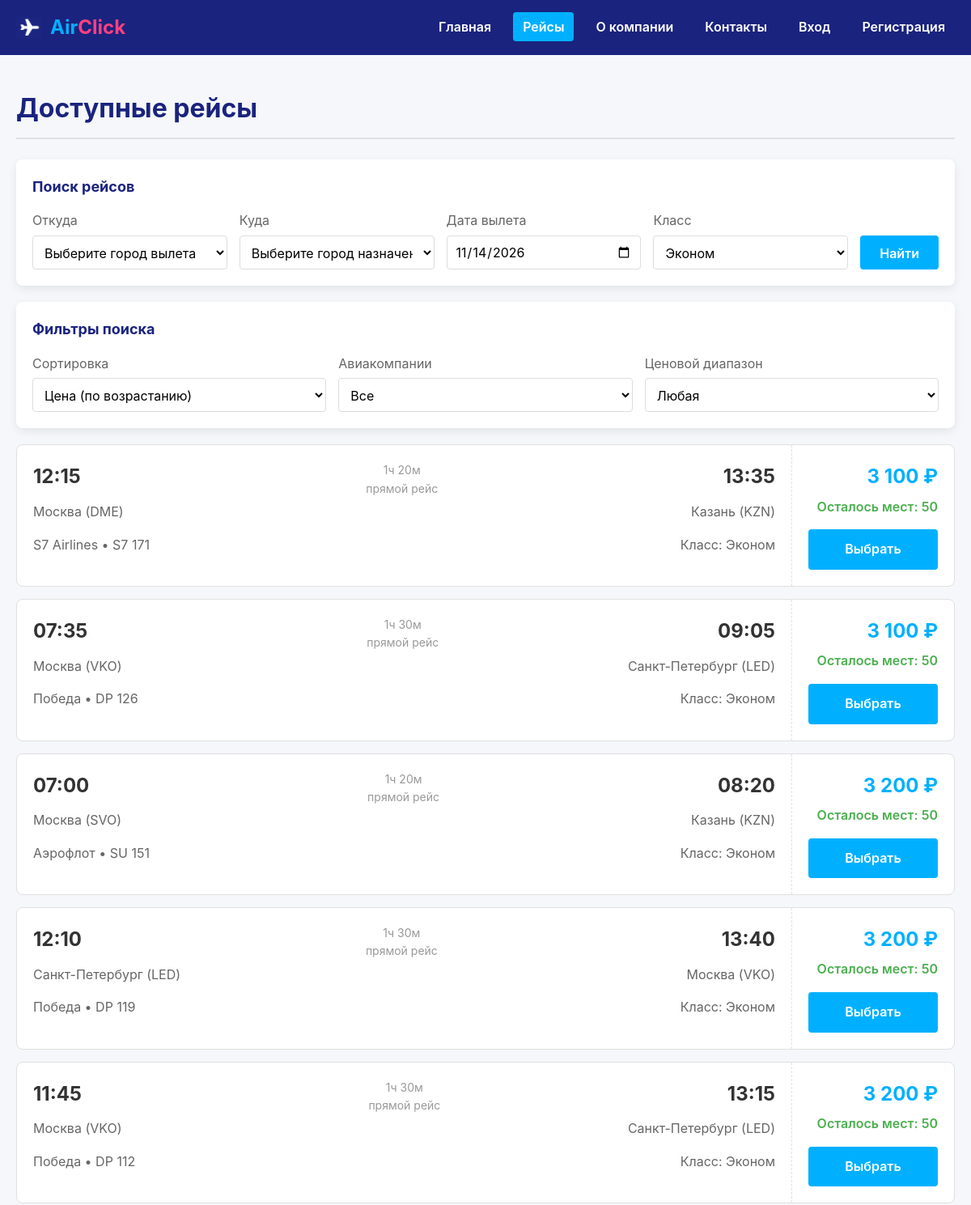
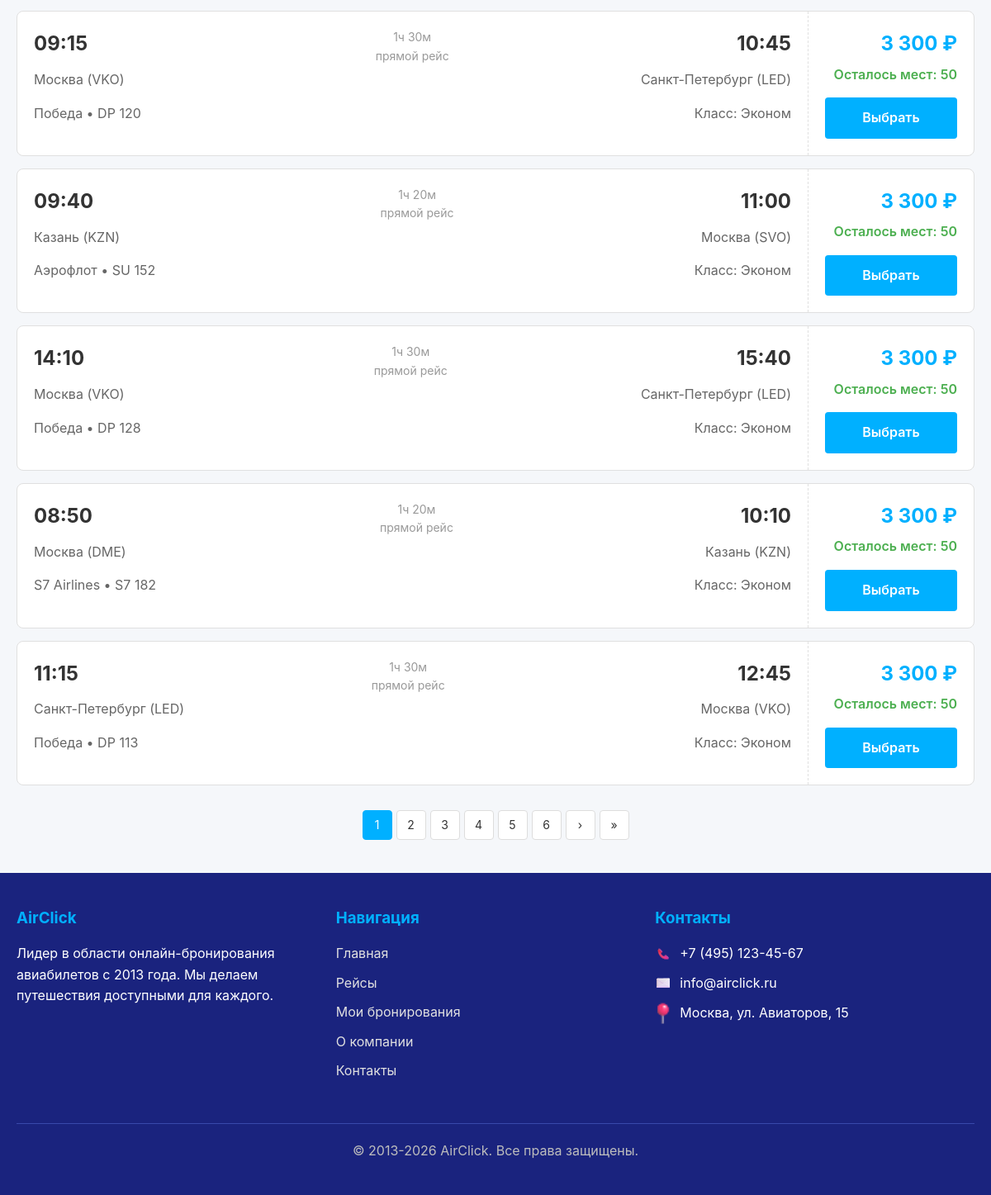
Page /flights.php on the committed database (2 pictures, top to bottom).
### tables this page shows
CREATE TABLE flights (
    id               INT PRIMARY KEY AUTO_INCREMENT,
    from_city        VARCHAR(100)   NOT NULL,
    to_city          VARCHAR(100)   NOT NULL,
    departure_time   CHAR(5)        NOT NULL,
    arrival_time     CHAR(5)        NOT NULL,
    duration         VARCHAR(20)    NOT NULL,
    duration_min     INT            NOT NULL,
    airline          VARCHAR(100)   NOT NULL,
    flight_number    VARCHAR(20)    NOT NULL,
    aircraft         VARCHAR(50)    NOT NULL,
    price            DECIMAL(10,2)  NOT NULL,
    stops            VARCHAR(100)   NULL,
    INDEX idx_from  (from_city),
    INDEX idx_to    (to_city),
    INDEX idx_price (price)
);

### php/flights.php (called while the page is built, shortened)
<?php
require_once 'db.php';
$departure = $_GET['departure'] ?? date('Y-m-d');
$class = $_GET['class'] ?? 'economy';
$sort = $_GET['sort'] ?? 'price_asc';
$airline = $_GET['airlines'] ?? 'all';
$price_range = $_GET['price_range'] ?? 'all';
$sql = "SELECT f.*, (f.price * fc.coefficient) AS final_price, fc.name AS class_name,
        (SELECT COUNT(*) FROM passengers p
        JOIN bookings b ON p.booking_id = b.id
        WHERE b.flight_id = f.id AND b.class = ? AND b.departure_date = ? AND b.status IN ('active', 'confirmed')) AS booked_seats
        FROM flights f
        JOIN fare_classes fc ON fc.code = ?
        WHERE 1=1
        AND STR_TO_DATE(CONCAT(?, ' ', f.departure_time), '%Y-%m-%d %H:%i') > DATE_ADD(NOW(), INTERVAL 2 HOUR)";
$params = [$class, $departure, $class, $departure];
$types = 'ssss';
switch ($sort) {
    default: $sql .= " ORDER BY final_price ASC"; break;
}
$limit = 10;
$page = isset($_GET['page']) ? (int)$_GET['page'] : 1;
$offset = ($page - 1) * $limit;
$sql_count = "SELECT COUNT(*) as total FROM flights f JOIN fare_classes fc ON fc.code = ? WHERE 1=1
    AND STR_TO_DATE(CONCAT(?, ' ', f.departure_time), '%Y-%m-%d %H:%i') > DATE_ADD(NOW(), INTERVAL 2 HOUR)";
$params_count = [$class, $departure];
$types_count = 'ss';
$stmt_count = mysqli_prepare($connect, $sql_count);
mysqli_stmt_bind_param($stmt_count, $types_count, ...$params_count);
mysqli_stmt_execute($stmt_count);
$total_flights = mysqli_fetch_assoc(mysqli_stmt_get_result($stmt_count))['total'];
$total_pages = ceil($total_flights / $limit);
$sql .= " LIMIT ? OFFSET ?";
$params[] = $limit;
$params[] = $offset;
$types .= 'ii';
$stmt = mysqli_prepare($connect, $sql);
mysqli_stmt_bind_param($stmt, $types, ...$params);
mysqli_stmt_execute($stmt);
$flights = mysqli_fetch_all(mysqli_stmt_get_result($stmt), MYSQLI_ASSOC);
$limits = ['economy' => 50, 'business' => 20, 'first' => 5];
?>

### flights.php (the view, shortened to what this page needs)
<?php require_once 'php/flights.php'; ?>
<!DOCTYPE html>
<html lang="ru">
<head>
    <link rel="stylesheet" href="css/style.css">
</head>
<body>
    <header>
        <a href="index.php" class="logo">
            <img src="img/logo-plane.png" alt="AirClick">
            <span>Air</span><span>Click</span>
        </a>
        <nav>
            <ul>
                <li><a href="index.php">Главная</a></li>
                <li><a href="flights.php" class="active">Рейсы</a></li>
                <li><a href="about.php">О компании</a></li>
                <li><a href="contacts.php">Контакты</a></li>
                <?php if (isset($_SESSION['user_id'])): ?>
                    <li class="nav-dropdown">
                        <a href="#">Личный кабинет ▼</a>
                        <div class="nav-dropdown-content">
                            <a href="profile.php">Профиль</a>
                            <a href="my-bookings.php">Мои бронирования</a>
                            <?php if ($_SESSION['user_role'] === 'admin'): ?>
                                <a href="admin.php" style="color: #ff4081;">Админ-панель</a>
                            <?php endif; ?>
                            <a href="php/logout.php">Выход</a>
                        </div>
                    </li>
                <?php else: ?>
                    <li><a href="authy.php">Вход</a></li>
                    <li><a href="reg.php">Регистрация</a></li>
                <?php endif; ?>
            </ul>
        </nav>
    </header>
    <main>
        <h1 class="page-title">Доступные рейсы</h1>
        <div class="search-form-box">
            <h3>Поиск рейсов</h3>
            <form action="flights.php" method="GET" class="search-grid">
                <div class="input-group">
                    <label>Откуда</label>
                    <select name="from">
                        <option value="">Выберите город вылета</option>
                    </select>
                </div>
                <div class="input-group">
                    <label>Куда</label>
                    <select name="to">
                        <option value="">Выберите город назначения</option>
                    </select>
                </div>
                <div class="input-group">
                    <label>Дата вылета</label>
                    <input type="date" name="departure" id="depDate" value="<?= htmlspecialchars($departure ?? '') ?>" required>
                </div>
                <div class="input-group">
                    <label>Класс</label>
                    <select name="class">
                        <option value="economy" <?= ($class ?? '') === 'economy' ? 'selected' : '' ?>>Эконом</option>
                    </select>
                </div>
                <div class="input-group">
                    <button type="submit" class="btn btn-block">Найти</button>
                </div>
            </form>
        </div>
        <div class="search-form-box">
            <h3>Фильтры поиска</h3>
            <form action="flights.php" method="GET" class="filter-grid">
                <div class="input-group">
                    <label>Сортировка</label>
                    <select name="sort" onchange="this.form.submit()">
                        <option value="price_asc" <?= ($sort ?? '') === 'price_asc' ? 'selected' : '' ?>>Цена (по возрастанию)</option>
                    </select>
                </div>
                <div class="input-group">
                    <label>Авиакомпании</label>
                    <select name="airlines" onchange="this.form.submit()">
                        <option value="all" <?= ($airline ?? '') === 'all' ? 'selected' : '' ?>>Все</option>
                    </select>
                </div>
                <div class="input-group">
                    <label>Ценовой диапазон</label>
                    <select name="price_range" onchange="this.form.submit()">
                        <option value="all" <?= ($price_range ?? '') === 'all' ? 'selected' : '' ?>>Любая</option>
                    </select>
                </div>
            </form>
        </div>
        <div class="flight-list mt-20">
            <?php if (empty($flights)): ?>
                <div class="card text-center">
                    <h2>Рейсы не найдены</h2>
                </div>
            <?php else: ?>
                <?php foreach ($flights as $f):
                    $max = $limits[$class] ?? 50;
                    $avail = max(0, $max - $f['booked_seats']);
                ?>
                    <div class="flight-card">
                        <div class="flight-card-left">
                            <div class="flight-time-row">
                                <div class="flight-time-value"><?= $f['departure_time'] ?></div>
                                <div class="flight-duration-info">
                                    <div><?= $f['duration'] ?></div>
                                    <div><?= $f['stops'] ?: 'прямой рейс' ?></div>
                                </div>
                                <div class="flight-time-value" style="text-align: right;"><?= $f['arrival_time'] ?></div>
                            </div>
                            <div class="flight-cities-row">
                                <div><?= htmlspecialchars($f['from_city']) ?></div>
                                <div style="text-align: right;"><?= htmlspecialchars($f['to_city']) ?></div>
                            </div>
                            <div class="flight-meta-row">
                                <div><?= htmlspecialchars($f['airline']) ?> • <?= htmlspecialchars($f['flight_number']) ?></div>
                                <div style="text-align: right;">Класс: <?= htmlspecialchars($f['class_name']) ?></div>
                            </div>
                        </div>
                        <div class="flight-card-right">
                            <div class="flight-price"><?= number_format($f['final_price'], 0, '', ' ') ?> ₽</div>
                            <div class="flight-seats <?= $avail > 0 ? 'green' : 'red' ?>">
                                <?= $avail > 0 ? "Осталось мест: $avail" : "Мест нет" ?>
                            </div>
                            <?php if ($avail > 0): ?>
                                <a href="booking.php?flight_id=<?= $f['id'] ?>&class=<?= urlencode($class) ?>&departure=<?= urlencode($departure) ?>" class="btn w-100">Выбрать</a>
                            <?php else: ?>
                                <button class="btn w-100" style="background: #ccc; cursor: not-allowed;" disabled>Нет мест</button>
                            <?php endif; ?>
                        </div>
                    </div>
                <?php endforeach; ?>
            <?php endif; ?>
        </div>
        <?php if ($total_pages > 1): ?>
            <div class="pagination">
                <?php $queryParams = $_GET; ?>
                <?php
                $start = max(1, $page - 5);
                $end = min($total_pages, $page + 5);
                for ($i = $start; $i <= $end; $i++):
                    $queryParams['page'] = $i;
                ?>
                    <?php if ($i == $page): ?>
                        <span class="active"><?= $i ?></span>
                    <?php else: ?>
                        <a href="flights.php?<?= http_build_query($queryParams) ?>"><?= $i ?></a>
                    <?php endif; ?>
                <?php endfor; ?>
                <?php if ($page < $total_pages): ?>
                    <?php $queryParams['page'] = min($total_pages, $page + 5); ?>
                    <a href="flights.php?<?= http_build_query($queryParams) ?>">›</a>
                <?php endif; ?>
                <?php if ($page < $total_pages): ?>
                    <?php $queryParams['page'] = $total_pages; ?>
                    <a href="flights.php?<?= http_build_query($queryParams) ?>">»</a>
                <?php endif; ?>
            </div>
        <?php endif; ?>
    </main>
    <footer>
        <div class="footer-section">
            <h3>AirClick</h3>
            <p>Лидер в области онлайн-бронирования авиабилетов с 2013 года. Мы делаем путешествия доступными для каждого.</p>
        </div>
        <div class="footer-section">
            <h3>Навигация</h3>
            <ul>
                <li><a href="index.php">Главная</a></li>
                <li><a href="flights.php">Рейсы</a></li>
                <li><a href="my-bookings.php">Мои бронирования</a></li>
                <li><a href="about.php">О компании</a></li>
                <li><a href="contacts.php">Контакты</a></li>
            </ul>
        </div>
        <div class="footer-section">
            <h3>Контакты</h3>
            <div class="contact-info"><img src="img/icon-phone.png" class="footer-icon" alt="Тел"> +7 (495) 123-45-67</div>
            <div class="contact-info"><img src="img/icon-email.png" class="footer-icon" alt="Email"> info@airclick.ru</div>
            <div class="contact-info"><img src="img/icon-location.png" class="footer-icon" alt="Адрес"> Москва, ул. Авиаторов, 15</div>
        </div>
        <div class="copyright">&copy; 2013-2026 AirClick. Все права защищены.</div>
    </footer>
</body>
</html>

### css/style.css (style rules this page uses)
* { margin: 0; padding: 0; box-sizing: border-box; font-family: -apple-system, BlinkMacSystemFont, 'Segoe UI', Roboto, sans-serif; }
body { display: flex; flex-direction: column; min-height: 100vh; background-color: #f5f7fa; color: #333; line-height: 1.6; }
main { flex: 1; padding: 40px max(20px, calc((100% - 1260px) / 2)); animation: fadeUp .4s ease-out; }
.mt-20 { margin-top: 20px; }
.w-100 { width: 100%; }
.btn { display: inline-block; padding: 12px 24px; background: #00b0ff; color: #fff; border: none; border-radius: 4px; font-size: 16px; font-weight: 600; cursor: pointer; text-decoration: none; text-align: center; transition: background .3s; }
.btn-block { width: 100%; }
header { display: flex; justify-content: space-between; align-items: center; background: #1a237e; padding: 15px max(20px, calc((100% - 1260px) / 2)); position: sticky; top: 0; z-index: 100; }
.logo { display: flex; align-items: center; font-size: 24px; font-weight: 700; text-decoration: none; color: #fff; }
.logo img { width: 32px; margin-right: 10px; }
.logo span:first-of-type { color: #00b0ff; }
.logo span:last-of-type { color: #ff4081; }
nav ul { display: flex; list-style: none; gap: 15px; }
nav a { text-wrap: nowrap; color: #fff; text-decoration: none; font-weight: 600; padding: 8px 12px; border-radius: 4px; transition: .3s; }
nav a:hover, nav a.active { background: rgba(255, 255, 255, .1); }
nav a.active { background: #00b0ff; }
footer { display: flex; flex-wrap: wrap; background: #1a237e; color: #fff; padding: 40px max(20px, calc((100% - 1260px) / 2)); }
.footer-section { flex: 1; min-width: 250px; margin-bottom: 20px; }
.footer-section h3 { color: #00b0ff; margin-bottom: 15px; }
.footer-section ul { list-style: none; }
.footer-section ul li { margin-bottom: 10px; }
.footer-section a { color: #e0e0e0; text-decoration: none; }
.contact-info { display: flex; align-items: center; margin-bottom: 10px; gap: 10px; }
.footer-icon { width: 20px; }
.copyright { flex-basis: 100%; text-align: center; padding-top: 20px; margin-top: 20px; border-top: 1px solid #3949ab; color: #bdbdbd; }
.page-title { color: #1a237e; margin-bottom: 25px; padding-bottom: 10px; border-bottom: 2px solid #e0e0e0; }
.search-form-box { background: #fff; border-radius: 8px; box-shadow: 0 4px 12px rgba(0, 0, 0, .08); padding: 20px; margin-bottom: 20px; }
.search-form-box h3 { color: #1a237e; margin-bottom: 15px; font-size: 18px; }
.search-grid { display: grid; grid-template-columns: 1fr 1fr 1fr 1fr auto; gap: 15px; align-items: end; }
.filter-grid { display: grid; grid-template-columns: 1fr 1fr 1fr; gap: 15px; align-items: end; }
.input-group { display: flex; flex-direction: column; }
.input-group label { font-size: 16px; color: #666; margin-bottom: 5px; }
.input-group input, .input-group select { width: 100%; padding: 10px; border: 1px solid #ddd; border-radius: 4px; font-size: 16px; background: #fff; height: 42px; }
.input-group button { height: 42px; }
.flight-card { display: flex; background: #fff; border: 1px solid #e0e0e0; border-radius: 8px; margin-bottom: 15px; overflow: hidden; }
.flight-card-left { flex: 1; padding: 20px; border-right: 1px dashed #e0e0e0; }
.flight-card-right { width: 200px; padding: 20px; display: flex; flex-direction: column; justify-content: center; align-items: flex-end; }
.flight-time-row { display: flex; justify-content: space-between; align-items: flex-start; margin-bottom: 5px; }
.flight-time-value { font-size: 24px; font-weight: 700; color: #333; }
.flight-duration-info { text-align: center; font-size: 14px; color: #999; }
.flight-cities-row { display: flex; justify-content: space-between; font-size: 16px; color: #666; margin-bottom: 15px; }
.flight-meta-row { display: flex; justify-content: space-between; font-size: 16px; color: #666; }
.flight-price { font-size: 24px; font-weight: 700; color: #00b0ff; margin-bottom: 5px; }
.flight-seats { font-size: 16px; font-weight: 600; margin-bottom: 15px; }
.flight-seats.green { color: #4caf50; }
.pagination { display: flex; justify-content: center; gap: 5px; margin-top: 30px; flex-wrap: wrap; }
.pagination a, .pagination span { display: inline-flex; align-items: center; justify-content: center; min-width: 36px; height: 36px; padding: 0 10px; border: 1px solid #ddd; border-radius: 4px; text-decoration: none; color: #333; font-size: 14px; background: #fff; transition: all 0.2s; }
.pagination .active { background: #00b0ff; color: #fff; border-color: #00b0ff; }

### rows in the picture
flights: departure_time "12:15", duration "1ч 20м", stops "прямой рейс", arrival_time "13:35", from_city "Москва (DME)", to_city "Казань (KZN)", airline "S7 Airlines", flight_number "S7 171", class_name "Эконом", final_price "3 100", avail "50"
flights: departure_time "07:35", duration "1ч 30м", stops "прямой рейс", arrival_time "09:05", from_city "Москва (VKO)", to_city "Санкт-Петербург (LED)", airline "Победа", flight_number "DP 126", class_name "Эконом", final_price "3 100", avail "50"
flights: departure_time "07:00", duration "1ч 20м", stops "прямой рейс", arrival_time "08:20", from_city "Москва (SVO)", to_city "Казань (KZN)", airline "Аэрофлот", flight_number "SU 151", class_name "Эконом", final_price "3 200", avail "50"
flights: departure_time "12:10", duration "1ч 30м", stops "прямой рейс", arrival_time "13:40", from_city "Санкт-Петербург (LED)", to_city "Москва (VKO)", airline "Победа", flight_number "DP 119", class_name "Эконом", final_price "3 200", avail "50"
flights: departure_time "11:45", duration "1ч 30м", stops "прямой рейс", arrival_time "13:15", from_city "Москва (VKO)", to_city "Санкт-Петербург (LED)", airline "Победа", flight_number "DP 112", class_name "Эконом", final_price "3 200", avail "50"
flights: departure_time "09:15", duration "1ч 30м", stops "прямой рейс", arrival_time "10:45", from_city "Москва (VKO)", to_city "Санкт-Петербург (LED)", airline "Победа", flight_number "DP 120", class_name "Эконом", final_price "3 300", avail "50"
flights: departure_time "09:40", duration "1ч 20м", stops "прямой рейс", arrival_time "11:00", from_city "Казань (KZN)", to_city "Москва (SVO)", airline "Аэрофлот", flight_number "SU 152", class_name "Эконом", final_price "3 300", avail "50"
flights: departure_time "14:10", duration "1ч 30м", stops "прямой рейс", arrival_time "15:40", from_city "Москва (VKO)", to_city "Санкт-Петербург (LED)", airline "Победа", flight_number "DP 128", class_name "Эконом", final_price "3 300", avail "50"
flights: departure_time "08:50", duration "1ч 20м", stops "прямой рейс", arrival_time "10:10", from_city "Москва (DME)", to_city "Казань (KZN)", airline "S7 Airlines", flight_number "S7 182", class_name "Эконом", final_price "3 300", avail "50"
flights: departure_time "11:15", duration "1ч 30м", stops "прямой рейс", arrival_time "12:45", from_city "Санкт-Петербург (LED)", to_city "Москва (VKO)", airline "Победа", flight_number "DP 113", class_name "Эконом", final_price "3 300", avail "50"
